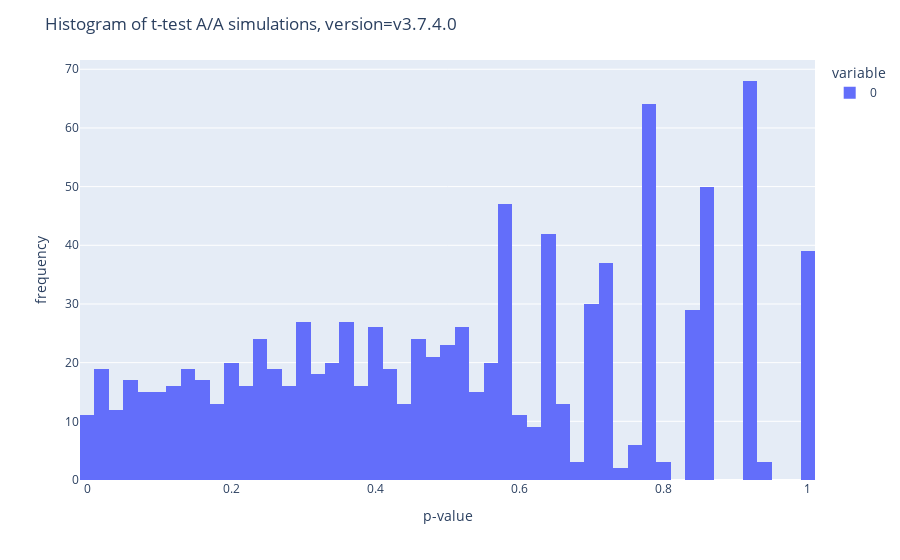

Notebook source saved alongside this figure:
### Code cell
ver(data_0, data_1,'v3.7.4.0')

### Figure 1 — Plotly figure (JSON) as saved in the notebook; plotly's stock layout.template omitted (floating-point values rounded to 4 significant figures; data arrays with more than 128 entries replaced by an {"elided": "..."} marker saying what was removed)
{"data": [{"alignmentgroup": "True", "bingroup": "x", "hovertemplate": "variable=0<br>value=%{x}<br>count=%{y}<extra></extra>", "legendgroup": "0", "marker": {"color": "#636efa", "pattern": {"shape": ""}}, "name": "0", "nbinsx": 50, "offsetgroup": "0", "orientation": "v", "showlegend": true, "type": "histogram", "x": {"elided": "1000 float values"}, "xaxis": "x", "yaxis": "y"}], "layout": {"barmode": "relative", "legend": {"title": {"text": "variable"}, "tracegroupgap": 0}, "margin": {"t": 60}, "title": {"text": "Histogram of t-test A/A simulations, version=v3.7.4.0"}, "xaxis": {"anchor": "y", "domain": [0, 1], "title": {"text": "p-value"}}, "yaxis": {"anchor": "x", "domain": [0, 1], "title": {"text": "frequency"}}}}
